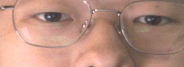
#> input picture models/dataset/open/open_0003.bmp, 184 x 67 px; its folder holds only this picture in this run
$ python sym_axis.py
#> lines starting #> are read from the running program, lines starting #| are printed output that depends on the picture
"""Find the average face's axis of symmetry, using the region below the eyes.

The crop is centred on the pupil midpoint, so a face shot square to the
camera should be symmetric about the frame centre.  Sliding a vertical axis
across the average image and measuring how well the two halves match (one
mirrored) locates the real midline; its offset from centre is the yaw.

Only the area below the eyes is used.  The eyes themselves are asymmetric in
the left and right classes - that is the whole point of those classes - and
including them would drag the axis towards the iris, mistaking eye rotation
for head rotation.

The open class is the control: shot face-on, so its offset is the baseline
that left has to be compared against.
"""
import glob

import numpy as np
from PIL import Image

SZ = (192, 72)
LOWER = 0.50            # use rows below this fraction of the height
SEARCH = (0.30, 0.70)   # where the midline may lie


def average(pat, n=250):
#> called with pat = '../open/open_*.bmp', n = 250
    fs = sorted(glob.glob(pat))[:n]
    acc = None
    for f in fs:
        a = np.asarray(Image.open(f).convert("L").resize(SZ, Image.BILINEAR),
                       dtype=np.float32)
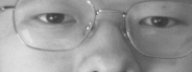
#> a: shape (72, 192) float32; min 52, max 227, mean 152
        acc = a if acc is None else acc + a
    return acc / len(fs)


def symmetry_axis(m):
    h, w = m.shape
#> h = 72; w = 192
    lo = m[int(h * LOWER):]
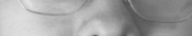
#> lo: shape (36, 192) float32; min 79, max 227, mean 162.4
    best, bx = 1e18, w // 2
#> best = 1e+18; bx = 96
    for x in range(int(w * SEARCH[0]), int(w * SEARCH[1])):
        half = min(x, w - 1 - x)
        if half < 18:
            continue
        left = lo[:, x - half:x][:, ::-1]
        right = lo[:, x:x + half]
        d = float(np.abs(left - right).mean())
        if d < best:
            best, bx = d, x
#> this loop made 77 passes
#> (d, best, bx) on pass 1: (28.02, 28.02, 57)
#> d on passes 2 to 7: 28.92, 30.01, 31.3, 32.97, 34.95, 37.07
#> pass 1, in symmetry_axis, `left = lo[:, x - half:x][:, ::-1]`:
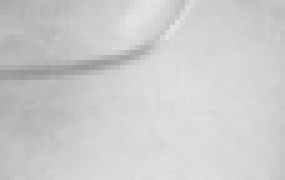
#> left: shape (36, 57) float32 (shown 5 times larger); min 151, max 227, mean 204.9
#> pass 1, in symmetry_axis, `right = lo[:, x:x + half]`:
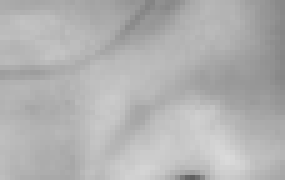
#> right: shape (36, 57) float32 (shown 5 times larger); min 96, max 218, mean 177.7
#> after the loop, best = 28.02; bx = 57
    return (bx - (w - 1) / 2.0) / w, best


print("对称轴偏移（正=中线偏右），仅用眼睛以下区域")
print()
base = None
for name, pat in (("open 对照", "../open/open_*.bmp"),
                  ("closed 对照", "../close/closed_*.bmp"),
                  ("left", "left_*.bmp")):
    fs = glob.glob(pat)
    if not fs:
        continue
    m = average(pat)
    off, err = symmetry_axis(m)
#> off = -0.201; err = 28.02
    print("  %-12s n=%3d   偏移 %+.4f   残差 %.3f"
          % (name, min(len(fs), 250), off, err))
#|   open 对照      n=  1   偏移 -0.2005   残差 28.016
    if name.startswith("open"):
        base = off
#> base = -0.201

if base is not None:
    print()
    print("  以 open（头正）为基准：")
    for name, pat in (("closed", "../close/closed_*.bmp"), ("left", "left_*.bmp")):
        fs = glob.glob(pat)
        if not fs:
            continue
        off, _ = symmetry_axis(average(pat))
        print("    %-8s 相对 open %+.4f  (= %.1f%% 图宽)"
              % (name, off - base, (off - base) * 100))
